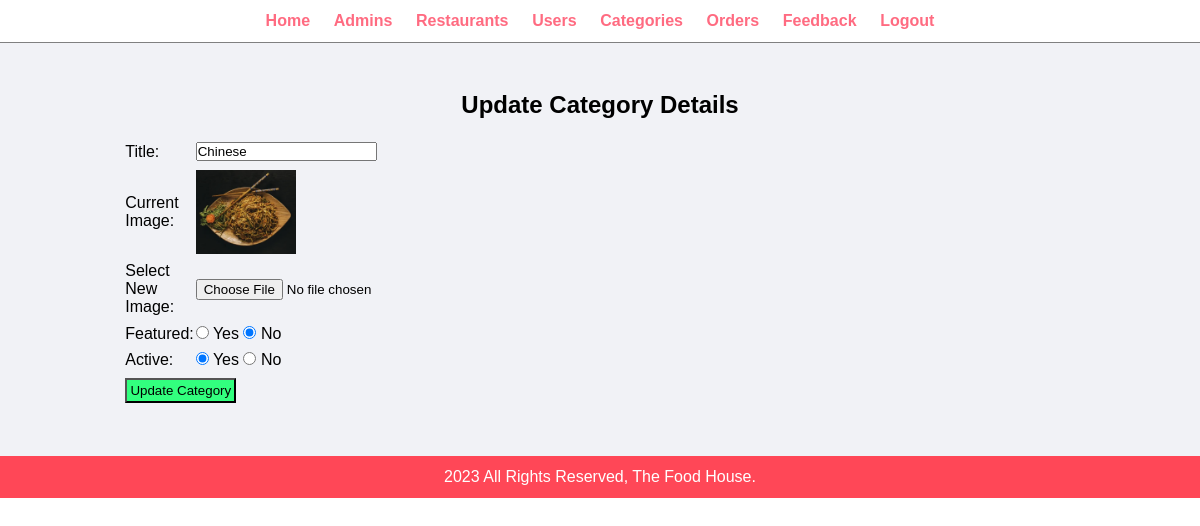
The page /admin/update-category.php?id=18 (signed in) on the database as committed earlier.
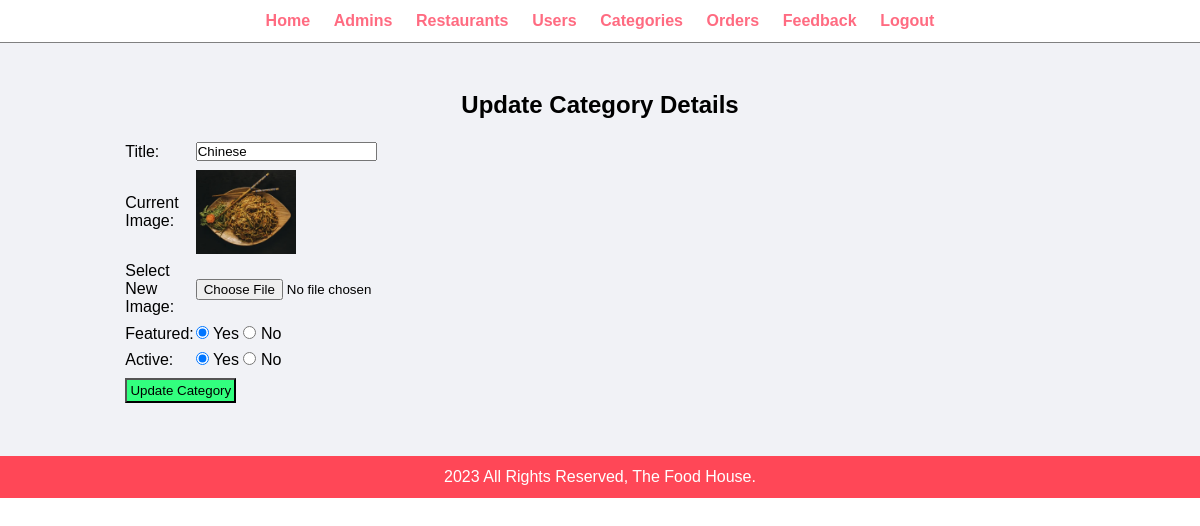
The same page on the database as committed later.
### tables this page shows
CREATE TABLE `tbl_categories` (
  `cat_id` int(10) UNSIGNED NOT NULL,
  `title` varchar(100) NOT NULL,
  `image_name` varchar(255) DEFAULT NULL,
  `featured` varchar(10) NOT NULL,
  `active` varchar(10) NOT NULL
);

### config/connect.php (called while the page is built, shortened)
<?php
    $home_url = "http://localhost/food-order-project/";
?>

### admin/update-category.php (the view, shortened to what this page needs)
<?php include('partials/menu.php');
    if(isset($_GET['id'])) {
        $id = $_GET['id'];
        $sql = "SELECT * FROM tbl_categories WHERE cat_id = $id";
        $result = mysqli_query($conn, $sql);
        if($result == true) {
            $count = mysqli_num_rows($result);
            if($count == 1) {
                $rows = mysqli_fetch_assoc($result);
                $title = $rows['title'];
                $featured = $rows['featured'];
                $active = $rows['active'];
                $current_image = $rows['image_name'];
            } else {
                $_SESSION['no-category-found'] = "<div class='error'>Category Not Found :(</div>";
                header("location:".$home_url."admin/manage-category.php");
            }
        }
    }
    else {
        header("location:".$home_url."admin/manage-category.php");
    }
?>
<div class="main-content">
    <div class="wrapper">
        <h2 class="text-center">Update Category Details</h2>
        <br>
        <form action="" method="POST" enctype="multipart/form-data">
            <table class="tbl-30">
                <tr>
                    <td>Title: </td>
                    <td>
                        <input type="text" name="title" value="<?php echo $title; ?>">
                    </td>
                </tr>
                <tr>
                    <td>Current Image: </td>
                    <td>
                        <?php
                        if($current_image != "") {
                            ?>
                            <img src="<?php echo $home_url; ?>images/category/<?php echo $current_image; ?>" width="100px">
                            <?php
                        } else {
                            echo "<div class='error'>Image Not Added :(</div>";
                        }
                        ?>
                    </td>
                </tr>
                <tr>
                    <td>Select New Image: </td>
                    <td>
                        <input type="file" name="image">
                    </td>
                </tr>
                <tr>
                    <td>Featured: </td>
                    <td>
                        <input <?php if($featured == "Yes") {
                            echo "checked";
                        } ?> type="radio" name="featured"
                            value="Yes">
                        Yes
                        <input <?php if($featured == "No") {
                            echo "checked";
                        } ?> type="radio" name="featured" value="No">
                        No
                    </td>
                </tr>
                <tr>
                    <td>Active: </td>
                    <td>
                        <input <?php if($active == "Yes") {
                            echo "checked";
                        } ?> type="radio" name="active" value="Yes">
                        Yes
                        <input <?php if($active == "No") {
                            echo "checked";
                        } ?> type="radio" name="active" value="No"> No
                    </td>
                </tr>
                <tr>
                    <td colspan="5">
                        <input type="submit" name="submit" value="Update Category" class="btn-secondary">
                    </td>
                </tr>
            </table>
        </form>
    </div>
</div>
<?php include('partials/footer.php'); ?>

Rows that differ between the two databases and show on the page:
changed tbl_categories "Chinese": featured "☐" → "☑"; featured "☑" → "☐"
